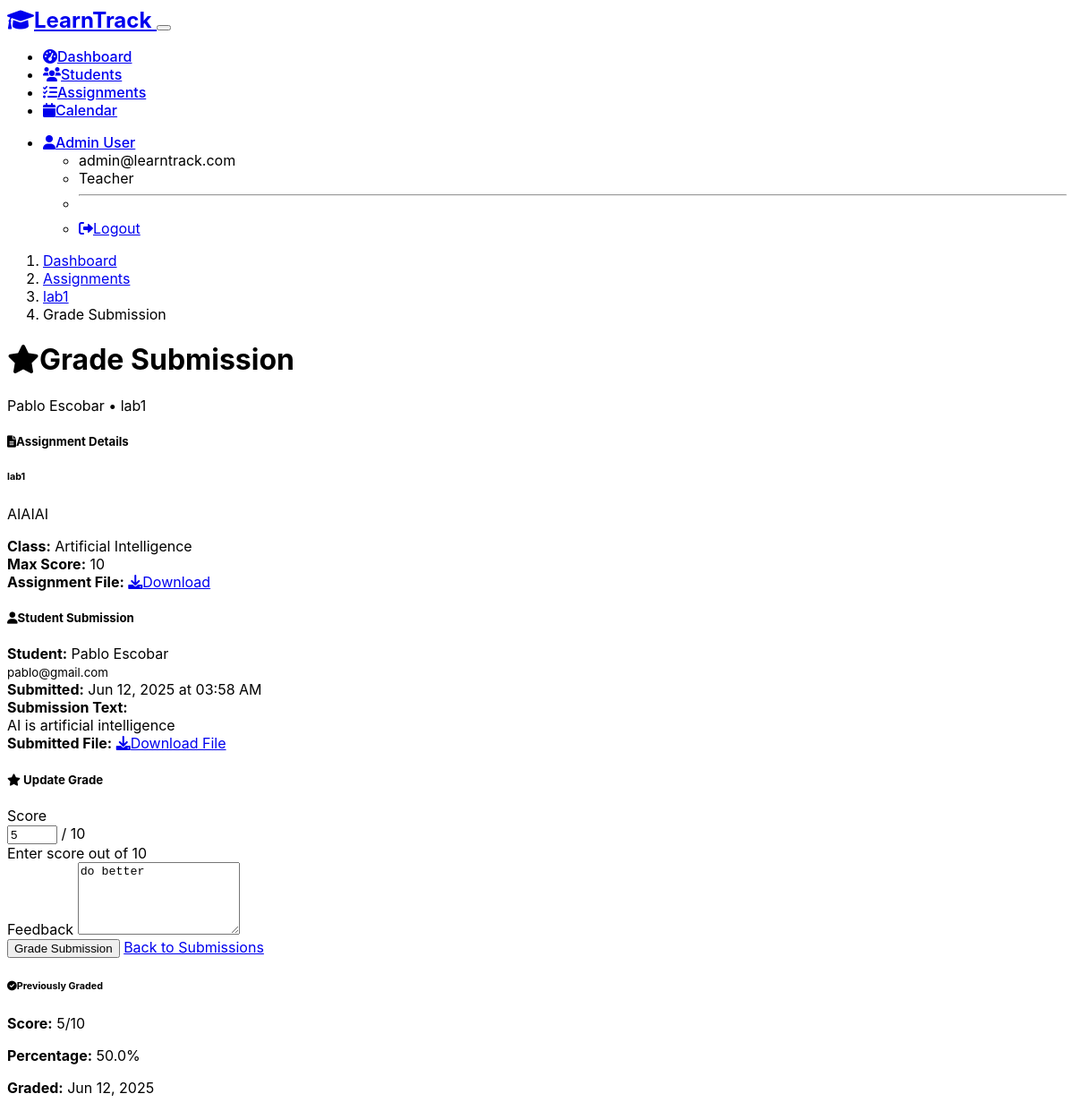
/teacher/submission/1/grade (signed in), run on the app's committed database.
### models.py (models this page shows, shortened)
class User(UserMixin, db.Model):
    id = db.Column(db.Integer, primary_key=True)
    email = db.Column(db.String(120), unique=True, nullable=False)
    name = db.Column(db.String(100), nullable=False)
    role = db.Column(db.String(20), nullable=False)  # 'teacher' or 'student'
    password_hash = db.Column(db.String(256), nullable=False)
    created_at = db.Column(db.DateTime, default=datetime.utcnow)
    taught_classes = db.relationship('Class', backref='teacher', lazy=True, foreign_keys='Class.teacher_id')
    assignments_created = db.relationship('Assignment', backref='creator', lazy=True, foreign_keys='Assignment.teacher_id')
    submissions = db.relationship('Submission', backref='student', lazy=True, foreign_keys='Submission.student_id')
    enrollments = db.relationship('Enrollment', backref='student', lazy=True, foreign_keys='Enrollment.student_id')
    def is_teacher(self):
        return self.role == 'teacher'

class Assignment(db.Model):
    id = db.Column(db.Integer, primary_key=True)
    title = db.Column(db.String(200), nullable=False)
    description = db.Column(db.Text)
    due_date = db.Column(db.DateTime, nullable=False)
    max_score = db.Column(db.Integer, default=10)
    teacher_id = db.Column(db.Integer, db.ForeignKey('user.id'), nullable=False)
    class_id = db.Column(db.Integer, db.ForeignKey('class.id'), nullable=False)
    attachment_path = db.Column(db.String(255))  # Path to uploaded assignment file
    created_at = db.Column(db.DateTime, default=datetime.utcnow)
    submissions = db.relationship('Submission', backref='assignment', lazy=True, cascade='all, delete-orphan')

class Class(db.Model):
    id = db.Column(db.Integer, primary_key=True)
    name = db.Column(db.String(100), nullable=False)
    description = db.Column(db.Text)
    teacher_id = db.Column(db.Integer, db.ForeignKey('user.id'), nullable=False)
    created_at = db.Column(db.DateTime, default=datetime.utcnow)
    assignments = db.relationship('Assignment', backref='class_obj', lazy=True)
    enrollments = db.relationship('Enrollment', backref='class_obj', lazy=True)

class Submission(db.Model):
    id = db.Column(db.Integer, primary_key=True)
    assignment_id = db.Column(db.Integer, db.ForeignKey('assignment.id'), nullable=False)
    student_id = db.Column(db.Integer, db.ForeignKey('user.id'), nullable=False)
    submission_text = db.Column(db.Text)
    file_path = db.Column(db.String(255))  # Path to uploaded submission file
    submitted_at = db.Column(db.DateTime, default=datetime.utcnow)
    score = db.Column(db.Integer)
    feedback = db.Column(db.Text)
    graded_at = db.Column(db.DateTime)
    graded_by = db.Column(db.Integer, db.ForeignKey('user.id'))
    __table_args__ = (db.UniqueConstraint('assignment_id', 'student_id', name='unique_submission'),)
    def is_graded(self):
        return self.score is not None
    def is_late(self):
        return self.submitted_at > self.assignment.due_date if self.assignment else False

### routes.py (the view, shortened to what this page needs)
@teacher_bp.route('/submission/<int:submission_id>/grade', methods=['GET', 'POST'])
@login_required
def grade_submission(submission_id):
    if not current_user.is_teacher():
        flash('Access denied.', 'danger')
        return redirect(url_for('main.index'))
    submission = Submission.query.get_or_404(submission_id)
    if submission.assignment.teacher_id != current_user.id:
        flash('Access denied.', 'danger')
        return redirect(url_for('teacher.assignments'))
    form = GradeForm()
    if submission.is_graded():
        form.score.data = submission.score
        form.feedback.data = submission.feedback
    return render_template('teacher/grade_submission.html', submission=submission, form=form)

### forms.py
class GradeForm(FlaskForm):
    score = IntegerField('Score', validators=[DataRequired(), NumberRange(min=0)])
    feedback = TextAreaField('Feedback')
    submit = SubmitField('Grade Submission')

### app.py (called while the page is built)
@login_manager.user_loader
def load_user(user_id):
    from models import User
    return User.query.get(int(user_id))

### templates/teacher/grade_submission.html (shortened to what this page needs)
{% extends "base.html" %}
{% block content %}
<div class="row mb-4">
    <div class="col">
        <nav aria-label="breadcrumb">
            <ol class="breadcrumb">
                <li class="breadcrumb-item"><a href="{{ url_for('teacher.dashboard') }}">Dashboard</a></li>
                <li class="breadcrumb-item"><a href="{{ url_for('teacher.assignments') }}">Assignments</a></li>
                <li class="breadcrumb-item"><a href="{{ url_for('teacher.view_submissions', assignment_id=submission.assignment.id) }}">{{ submission.assignment.title }}</a></li>
                <li class="breadcrumb-item active">Grade Submission</li>
            </ol>
        </nav>
        <h1><i class="fas fa-star me-2"></i>Grade Submission</h1>
        <p class="text-muted">{{ submission.student.name }} • {{ submission.assignment.title }}</p>
    </div>
</div>
<div class="row">
    <div class="col-md-8">
        <div class="card mb-4">
            <div class="card-header">
                <h5 class="mb-0"><i class="fas fa-file-alt me-2"></i>Assignment Details</h5>
            </div>
            <div class="card-body">
                <h6>{{ submission.assignment.title }}</h6>
                <p class="text-muted">{{ submission.assignment.description or 'No description provided' }}</p>
                <div class="row">
                    <div class="col-md-6">
                        <strong>Class:</strong> {{ submission.assignment.class_obj.name }}
                    </div>
                    <div class="col-md-6">
                        <strong>Max Score:</strong> {{ submission.assignment.max_score }}
                    </div>
                </div>
                {% if submission.assignment.attachment_path %}
                <div class="mt-3">
                    <strong>Assignment File:</strong>
                    <a href="{{ url_for('main.download_file', filename=submission.assignment.attachment_path) }}" class="btn btn-sm btn-outline-primary ms-2">
                        <i class="fas fa-download me-1"></i>Download
                    </a>
                </div>
                {% endif %}
            </div>
        </div>
        <div class="card mb-4">
            <div class="card-header">
                <h5 class="mb-0"><i class="fas fa-user me-2"></i>Student Submission</h5>
            </div>
            <div class="card-body">
                <div class="row mb-3">
                    <div class="col-md-6">
                        <strong>Student:</strong> {{ submission.student.name }}
                        <br><small class="text-muted">{{ submission.student.email }}</small>
                    </div>
                    <div class="col-md-6">
                        <strong>Submitted:</strong> {{ submission.submitted_at.strftime('%b %d, %Y at %I:%M %p') }}
                    </div>
                </div>
                {% if submission.submission_text %}
                <div class="mb-3">
                    <strong>Submission Text:</strong>
                    <div class="p-3 bg-light rounded mt-2 text-dark">
                        {{ submission.submission_text }}
                    </div>
                </div>
                {% endif %}
                {% if submission.file_path %}
                <div class="mb-3">
                    <strong>Submitted File:</strong>
                    <a href="{{ url_for('main.download_file', filename=submission.file_path) }}" class="btn btn-sm btn-outline-primary ms-2">
                        <i class="fas fa-download me-1"></i>Download File
                    </a>
                </div>
                {% endif %}
            </div>
        </div>
    </div>
    <div class="col-md-4">
        <div class="card">
            <div class="card-header">
                <h5 class="mb-0">
                    <i class="fas fa-star me-2"></i>
                    {% if submission.is_graded() %}Update Grade{% else %}Grade Submission{% endif %}
                </h5>
            </div>
            <div class="card-body">
                <form method="POST">
                    <div class="mb-3">
                        {{ form.score.label(class="form-label") }}
                        <div class="input-group">
                            {{ form.score(class="form-control" + (" is-invalid" if form.score.errors else ""), max=submission.assignment.max_score) }}
                            <span class="input-group-text">/ {{ submission.assignment.max_score }}</span>
                        </div>
                        <div class="form-text">Enter score out of {{ submission.assignment.max_score }}</div>
                    </div>
                    <div class="mb-3">
                        {{ form.feedback.label(class="form-label") }}
                        {{ form.feedback(class="form-control", rows="5", placeholder="Provide feedback to the student...") }}
                    </div>
                    <div class="d-grid gap-2">
                        {{ form.submit(class="btn btn-primary") }}
                        <a href="{{ url_for('teacher.view_submissions', assignment_id=submission.assignment.id) }}" class="btn btn-secondary">
                            Back to Submissions
                        </a>
                    </div>
                </form>
                {% if submission.is_graded() %}
                <div class="mt-4 p-3 bg-success bg-opacity-10 border border-success rounded">
                    <h6 class="text-success"><i class="fas fa-check-circle me-2"></i>Previously Graded</h6>
                    <p class="mb-1"><strong>Score:</strong> {{ submission.score }}/{{ submission.assignment.max_score }}</p>
                    <p class="mb-1"><strong>Percentage:</strong> {{ "%.1f"|format((submission.score / submission.assignment.max_score) * 100) }}%</p>
                    <p class="mb-0"><strong>Graded:</strong> {{ submission.graded_at.strftime('%b %d, %Y') }}</p>
                </div>
                {% endif %}
            </div>
        </div>
    </div>
</div>
{% endblock %}

### templates/base.html (shortened to what this page needs)
<!DOCTYPE html>
<html lang="en" data-bs-theme="dark">
<head>
    <link href="https://cdn.replit.com/agent/bootstrap-agent-dark-theme.min.css" rel="stylesheet">
    <link href="https://cdnjs.cloudflare.com/ajax/libs/font-awesome/6.0.0/css/all.min.css" rel="stylesheet">
    <link href='https://cdn.jsdelivr.net/npm/fullcalendar@6.1.8/index.global.min.css' rel='stylesheet'>
    <link href="{{ url_for('static', filename='css/style.css') }}" rel="stylesheet">
</head>
<body>
    <nav class="navbar navbar-expand-lg navbar-dark bg-dark">
        <div class="container">
            <a class="navbar-brand" href="{{ url_for('main.index') }}">
                <i class="fas fa-graduation-cap me-2"></i>LearnTrack
            </a>
            {% if current_user.is_authenticated %}
            <button class="navbar-toggler" type="button" data-bs-toggle="collapse" data-bs-target="#navbarNav">
            </button>
            <div class="collapse navbar-collapse" id="navbarNav">
                <ul class="navbar-nav me-auto">
                    {% if current_user.is_teacher() %}
                    <li class="nav-item">
                        <a class="nav-link" href="{{ url_for('teacher.dashboard') }}">
                            <i class="fas fa-tachometer-alt me-1"></i>Dashboard
                        </a>
                    </li>
                    <li class="nav-item">
                        <a class="nav-link" href="{{ url_for('teacher.students') }}">
                            <i class="fas fa-users me-1"></i>Students
                        </a>
                    </li>
                    <li class="nav-item">
                        <a class="nav-link" href="{{ url_for('teacher.assignments') }}">
                            <i class="fas fa-tasks me-1"></i>Assignments
                        </a>
                    </li>
                    {% endif %}
                    <li class="nav-item">
                        <a class="nav-link" href="{{ url_for('main.calendar') }}">
                            <i class="fas fa-calendar me-1"></i>Calendar
                        </a>
                    </li>
                </ul>
                <ul class="navbar-nav">
                    <li class="nav-item dropdown">
                        <a class="nav-link dropdown-toggle" href="#" role="button" data-bs-toggle="dropdown">
                            <i class="fas fa-user me-1"></i>{{ current_user.name }}
                        </a>
                        <ul class="dropdown-menu">
                            <li><span class="dropdown-item-text">{{ current_user.email }}</span></li>
                            <li><span class="dropdown-item-text text-muted">{{ current_user.role.title() }}</span></li>
                            <li><hr class="dropdown-divider"></li>
                            <li><a class="dropdown-item" href="{{ url_for('auth.logout') }}">
                                <i class="fas fa-sign-out-alt me-1"></i>Logout
                            </a></li>
                        </ul>
                    </li>
                </ul>
            </div>
            {% endif %}
        </div>
    </nav>
    <main class="container my-4">
        {% block content %}{% endblock %}
    </main>
</body>
</html>

### static/css/style.css (style rules this page uses)
body { font-family: -apple-system, BlinkMacSystemFont, 'Segoe UI', Roboto, sans-serif; }
.card { transition: transform 0.2s ease-in-out, box-shadow 0.2s ease-in-out; }
.navbar-brand { font-weight: 700; font-size: 1.5rem; }
.nav-link { font-weight: 500; }

### data on the page
User: name "Admin User", email "admin@learntrack.com", role "Teacher"
Assignment: assignment "lab1", assignment "AIAIAI", assignment.max_score "10"
User: student.name "Pablo Escobar", student.email "pablo@gmail.com"
Class: assignment.class_obj.name "Artificial Intelligence"
Submission: submitted_at "Jun 12, 2025 at 03:58 AM", submission_text "AI is artificial intelligence", score "5", feedback "do better", (submission.score/submission.assignment.max_score)*100 "50.0", graded_at "Jun 12, 2025"
